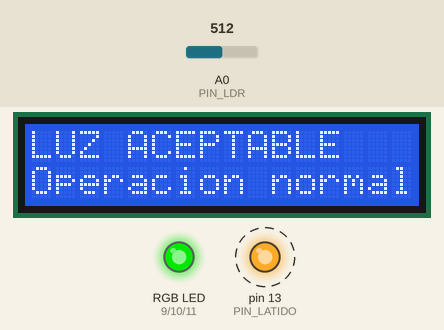
The sketch below on a simulated Arduino Uno, built with avr-gcc and run on an emulated ATmega328P. On the bench: 16×2 character LCD, an RGB LED mixed from three pins (HIGH = lit), output pins drawn as LEDs (lit = HIGH). Dashed ring = blinking. The inputs (shaded band) are chosen by the test bench; at power-on: A0 (PIN_LDR) = 512. Dim RGB values are drawn brighter than linear; what the sketch prints to the serial monitor is not drawn.

Above: at 2.5 s.
2.6 s: A0 (PIN_LDR) set to 706
4.4 s: A0 (PIN_LDR) set to 728
At 4.66 s:
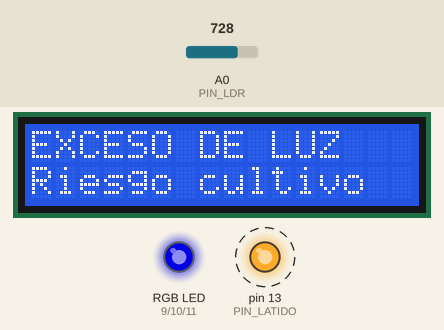
7.4 s: A0 (PIN_LDR) set to 270
At 8.8 s:
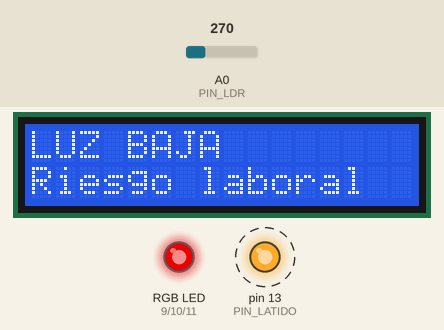
Timing chart, 0 to 16.4 s (numbered marks = the images above; inputs shaded):
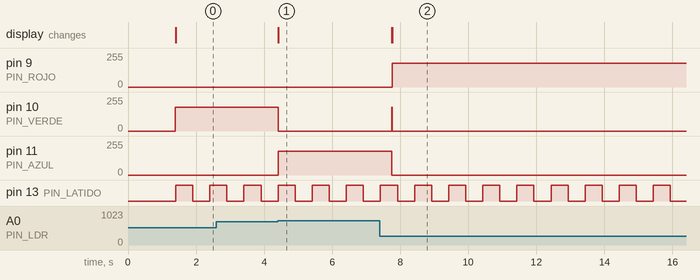

The sketch:

escenario1_deteccion_luminica.ino
```cpp
/*
 * =============================================================================
 * Autor:          Julian David Escobar Teatino
 * Fecha:          20 de octubre de 2026
 * Proyecto:       Consultoria tecnica IoT - Cooperativa hidroponica de la Sabana
 * Cultivo:        Lechuga crespa (Lactuca sativa) en invernadero, Cundinamarca
 * Funcion:        Alerta visual de luminosidad para el invernadero y la mesa
 *                 de clasificacion. Protege la labor del operario y evita
 *                 decidir el manejo del cultivo con luz insuficiente o con
 *                 exceso de radiacion.
 * Plataforma:     Arduino Uno, lenguaje C++, simulacion Tinkercad
 * Curso:          IoT 202087712 - UNAD - Fase 4 - Escenario 1
 * =============================================================================
 *
 * PRINCIPIO DE MEDIDA
 * La fotorresistencia (LDR) disminuye su resistencia cuando aumenta la luz.
 * Con el divisor 5 V - LDR - A0 - 10 kOhm - GND, mas luz produce mas tension
 * en A0 y por tanto un valor ADC mas alto (0 a 1023).
 *
 * UMBRALES (no son lux reales: el simulador no esta calibrado en lux).
 * Se interpretan asi, de forma conservadora, para esta cooperativa:
 *   ADC <  280  luz baja. Proxy de un puesto por debajo de lo que el RETILAP
 *               exige para una tarea visual de clasificacion, y de un
 *               fotoperiodo pobre para la lechuga. Alerta ROJA.
 *   ADC 280-720 operacion aceptable para clasificar y para el crecimiento.
 *               Alerta VERDE.
 *   ADC >  720  exceso de radiacion. En lechuga de invernadero, junto con
 *               alta temperatura, se asocia a riesgo de tipburn. Alerta AZUL.
 * Si al probar el circuito los colores quedan invertidos, el divisor quedo
 * al reves: intercambiar UMBRAL_BAJA y la logica, o voltear LDR y resistencia.
 * =============================================================================
 */

#include <LiquidCrystal.h>

// --- Pines ---
const int PIN_LDR = A0;       // Salida del divisor de tension de la fotorresistencia
const int PIN_ROJO = 9;       // Canal rojo del LED RGB (PWM)
const int PIN_VERDE = 10;     // Canal verde del LED RGB (PWM)
const int PIN_AZUL = 11;      // Canal azul del LED RGB (PWM)
const int PIN_LATIDO = 13;    // LED de vida del nodo (senal de que el lazo corre)

// LCD 16x2 en paralelo: RS, E, D4, D5, D6, D7
// Se evitan los pines PWM 9, 10 y 11, reservados al LED RGB.
LiquidCrystal lcd(12, 8, 7, 6, 5, 4);

// --- Umbrales agronomicos y de seguridad laboral sobre la escala del ADC ---
const int UMBRAL_BAJA = 280;
const int UMBRAL_ALTA = 720;

// Intensidad PWM moderada para no exigir la corriente maxima del pin.
const int BRILLO = 180;

// El salto brusco se ignora hasta que se sostiene. En planta, un destello
// (puerta, linterna) no debe cambiar la alerta. 350 ms no se percibe como
// retardo y si filtra transitorios.
const int SALTO_ADC_MAX = 160;
const unsigned long T_ACEPTAR_SALTO_MS = 350;
const unsigned long T_LATIDO_MS = 500;
const unsigned long T_INFORME_MS = 400;

int ultimoAceptado = -1;
unsigned long tInicioSalto = 0;
unsigned long tLatido = 0;
unsigned long tInforme = 0;
bool latidoEncendido = false;

// Promedio movil corto: suaviza el ruido del ADC sin esconder un cambio real.
const int VENTANA = 4;
int bufferAdc[VENTANA];
int indiceBuffer = 0;
long sumaBuffer = 0;
int muestrasEnBuffer = 0;

int promedioMovil(int muestra) {
  if (muestrasEnBuffer < VENTANA) {
    bufferAdc[muestrasEnBuffer] = muestra;
    sumaBuffer += muestra;
    muestrasEnBuffer++;
    return (int)(sumaBuffer / muestrasEnBuffer);
  }
  sumaBuffer -= bufferAdc[indiceBuffer];
  bufferAdc[indiceBuffer] = muestra;
  sumaBuffer += muestra;
  indiceBuffer = (indiceBuffer + 1) % VENTANA;
  return (int)(sumaBuffer / VENTANA);
}

// Devuelve la lectura que el control tiene derecho a usar.
// Un pico breve no mueve la alerta; un cambio que permanece, si.
int lecturaConfiable(int muestra) {
  if (ultimoAceptado < 0) {
    ultimoAceptado = muestra;
    return muestra;
  }
  if (abs(muestra - ultimoAceptado) > SALTO_ADC_MAX) {
    if (tInicioSalto == 0) {
      tInicioSalto = millis();
    }
    if (millis() - tInicioSalto < T_ACEPTAR_SALTO_MS) {
      return ultimoAceptado;
    }
  }
  tInicioSalto = 0;
  ultimoAceptado = muestra;
  return promedioMovil(muestra);
}

void pintarRgb(int rojo, int verde, int azul) {
  analogWrite(PIN_ROJO, rojo);
  analogWrite(PIN_VERDE, verde);
  analogWrite(PIN_AZUL, azul);
}

// El HD44780 del simulador no muestra tildes de forma fiable.
// El texto va en ASCII para que el operario lea una frase, no simbolos.
void escribirLcd(const char* linea1, const char* linea2) {
  char fila1[17];
  char fila2[17];
  snprintf(fila1, sizeof(fila1), "%-16s", linea1);
  snprintf(fila2, sizeof(fila2), "%-16s", linea2);
  lcd.setCursor(0, 0);
  lcd.print(fila1);
  lcd.setCursor(0, 1);
  lcd.print(fila2);
}

void setup() {
  pinMode(PIN_ROJO, OUTPUT);
  pinMode(PIN_VERDE, OUTPUT);
  pinMode(PIN_AZUL, OUTPUT);
  pinMode(PIN_LATIDO, OUTPUT);

  Serial.begin(9600);
  lcd.begin(16, 2);
  escribirLcd("Coop. Sabana", "Sensor de luz");

  Serial.println(F("ESCENARIO 1 - Deteccion luminica - lechuga de invernadero"));
  Serial.println(F("ADC < 280  ROJO  luz insuficiente para clasificar"));
  Serial.println(F("280 a 720  VERDE operacion aceptable"));
  Serial.println(F("ADC > 720  AZUL  exceso de radiacion"));
  delay(1200);
}

void loop() {
  int adcCrudo = analogRead(PIN_LDR);
  int adc = lecturaConfiable(adcCrudo);

  // Tres estados. Cada uno tiene un color, un texto y una razon distinta.
  if (adc < UMBRAL_BAJA) {
    pintarRgb(BRILLO, 0, 0);
    escribirLcd("LUZ BAJA", "Riesgo laboral");
  } else if (adc <= UMBRAL_ALTA) {
    pintarRgb(0, BRILLO, 0);
    escribirLcd("LUZ ACEPTABLE", "Operacion normal");
  } else {
    pintarRgb(0, 0, BRILLO);
    escribirLcd("EXCESO DE LUZ", "Riesgo cultivo");
  }

  // Senal de vida: si este LED deja de parpadear, el nodo esta detenido.
  // Es el mismo concepto de heartbeat usado en la arquitectura de red.
  if (millis() - tLatido >= T_LATIDO_MS) {
    tLatido = millis();
    latidoEncendido = !latidoEncendido;
    digitalWrite(PIN_LATIDO, latidoEncendido ? HIGH : LOW);
  }

  if (millis() - tInforme >= T_INFORME_MS) {
    tInforme = millis();
    Serial.print(F("ADC_crudo="));
    Serial.print(adcCrudo);
    Serial.print(F(" ADC_usado="));
    Serial.print(adc);
    Serial.print(F(" estado="));
    if (adc < UMBRAL_BAJA) {
      Serial.println(F("LUZ_BAJA color=ROJO"));
    } else if (adc <= UMBRAL_ALTA) {
      Serial.println(F("ACEPTABLE color=VERDE"));
    } else {
      Serial.println(F("EXCESO color=AZUL"));
    }
  }
}
```

Measured:
- the behaviour switches between 720 and 721 on A0 (PIN_LDR) (found by bisection; images 0 and 1)
- after the input at 4.4 s, pin 10 (PIN_VERDE): 180/255 → 0/255 at once; pin 11 (PIN_AZUL): 0/255 → 180/255 at once; the display: changes at once (image 1)
- after the input at 7.4 s, pin 9 (PIN_ROJO): 0/255 → 180/255 after 0.37 s; pin 10 (PIN_VERDE): 0/255 → 180/255 after 0.35 s, → 0/255 0.01 s later; pin 11 (PIN_AZUL): 180/255 → 0/255 after 0.35 s; the display: first changes after 0.36 s (image 2 shows a later state)
- by itself, pin 13 (PIN_LATIDO): alternates HIGH for 0.50 s and LOW for 0.50 s
